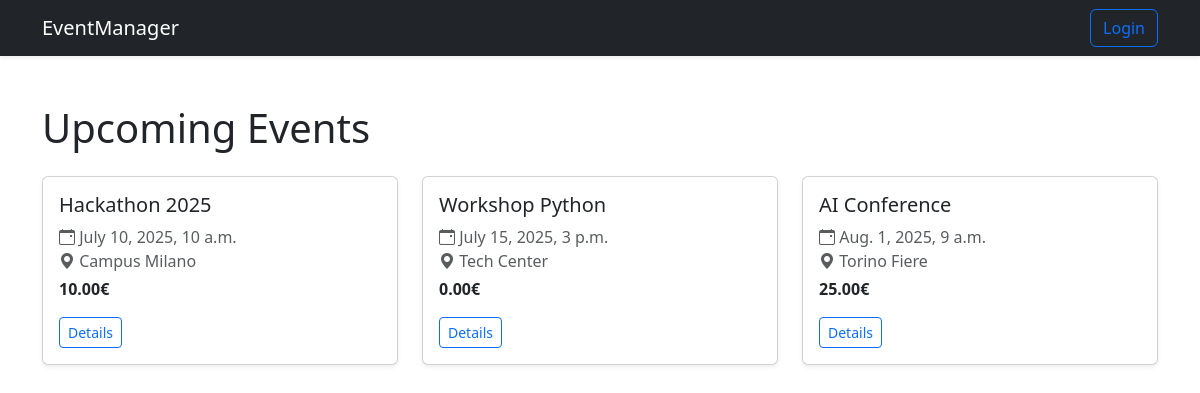
The app's page /, older data.
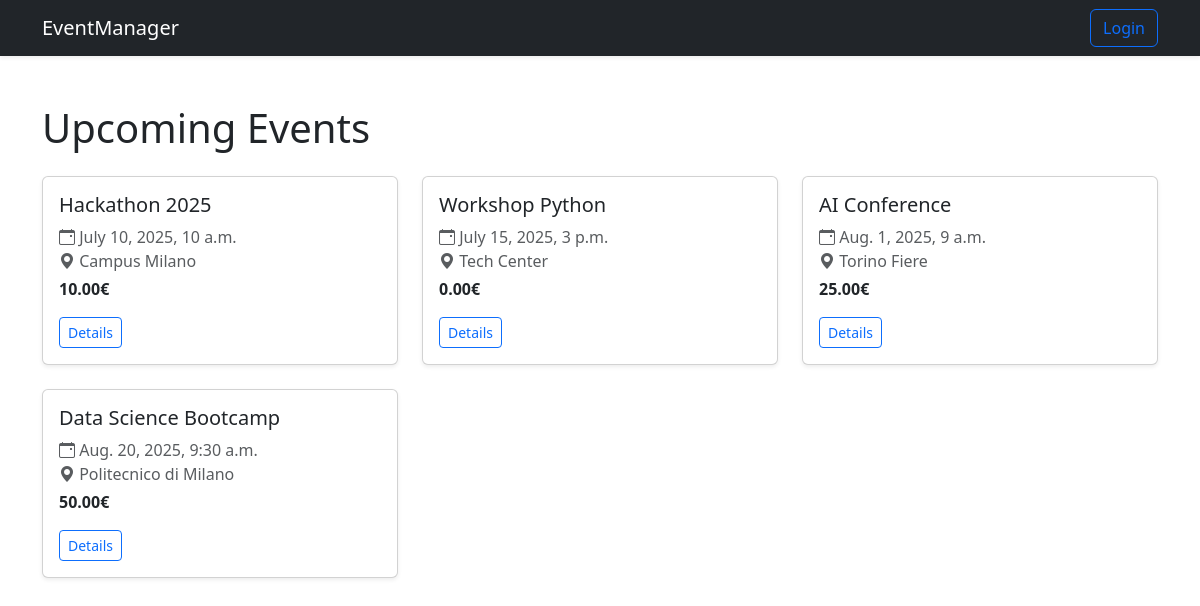
The same page, newer data.
### events/models.py (models this page shows)
class Events(models.Model):
    id = models.AutoField(primary_key=True) # Non dovrebbe essere necessario
    name = models.CharField(max_length=50)
    place_name = models.CharField(max_length=50)
    place_address = models.CharField(max_length=100)
    price = models.DecimalField(decimal_places=2, max_digits=5)
    date = models.DateTimeField(default=timezone.now)
    organizer_id = models.ForeignKey(CustomUser, on_delete=models.CASCADE, related_name='event_organizer')
    registration = models.ManyToManyField(to=CustomUser)
    class Meta:
        permissions = [
            ("can_register", "Determine whether a user can register"),
            ("view_own_registration", "Determine whether a user can view his own registration"),
            ("view_attendee", "Determine whether a user can view attendee at their own events")
        ]

### events/views.py (the view)
# urls.py: path("", event_views.HomepageView.as_view(), name='home'),
class HomepageView(ListView):
    model = Events
    template_name = 'home.html'

### templates/home.html (shortened to what this page needs)
{% extends 'base.html' %}
{% load events_extras %}
{% block content %}
    <h1 class="mb-4">Upcoming Events</h1>
    <div class="row row-cols-1 row-cols-md-3 g-4">
        {% for event in object_list %}
            <div class="col">
                <div class="card h-100 shadow-sm">
                    <div class="card-body">
                        <h5 class="card-title">{{ event.name }}</h5>
                        <p class="card-text text-muted mb-1">
                            <i class="bi bi-calendar-event"></i> {{ event.date }}<br>
                            <i class="bi bi-geo-alt-fill"></i> {{ event.place_name }}
                        </p>
                        <p class="card-text fw-semibold">{{ event.price }}€</p>
                        <a href="{% url 'events:event-details' event.id %}" class="btn btn-outline-primary btn-sm">Details</a>
                    </div>
                </div>
            </div>
        {% endfor %}
    </div>
{% endblock %}

Row changes from the older to the newer data that the page shows:
added Events: name "Data Science Bootcamp", date "Aug. 20, 2025, 9:30 a.m.", place_name "Politecnico di Milano", price "50.00"
